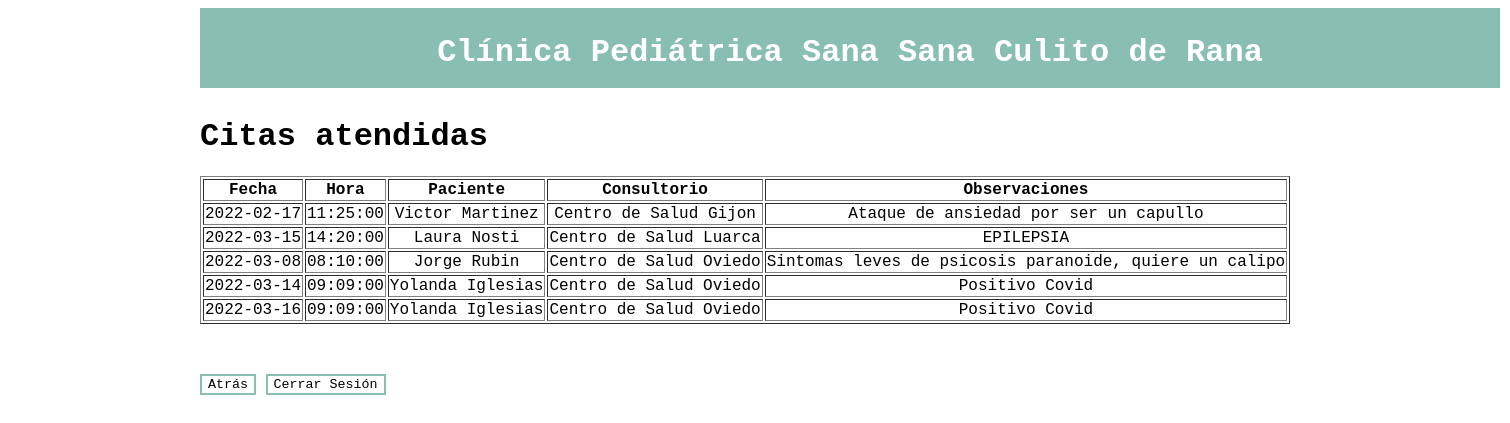
Page /atendidas.php (signed in) on the committed database.
### tables this page shows
CREATE TABLE `citas` (
  `idCita` int(11) NOT NULL,
  `citFecha` date NOT NULL,
  `citHora` time NOT NULL,
  `citPaciente` varchar(10) NOT NULL,
  `citMedico` varchar(10) NOT NULL,
  `citConsultorio` int(11) NOT NULL,
  `citEstado` enum('Asignado','Atendido') NOT NULL DEFAULT 'Asignado',
  `CitObservaciones` text NOT NULL
);

CREATE TABLE `pacientes` (
  `dniPac` varchar(10) NOT NULL,
  `pacNombres` varchar(50) NOT NULL,
  `pacApellidos` varchar(50) NOT NULL,
  `pacFechaNacimiento` date NOT NULL,
  `pacSexo` enum('Masculino','Femenino') NOT NULL
);

CREATE TABLE `consultorios` (
  `idConsultorio` int(11) NOT NULL,
  `conNombre` char(50) NOT NULL
);

### atendidas.php (the view, shortened to what this page needs)
<!DOCTYPE html>
<html lang="es">
<head>
	<link rel="stylesheet" type="text/css" href="css.css">
</head>
<header>
	<h1>Clínica Pediátrica Sana Sana Culito de Rana</h1>
</header>
<body>
	<?php
	if ($_SESSION['perfil']=='Medico') {
	?>
	<h1>Citas atendidas</h1>
	<?php
		$conexion=mysqli_connect($_SESSION['servidor'], $_SESSION['med'], $_SESSION['med'], $_SESSION['basedatos']);
	?>
	<table border="1" style="text-align: center;">
		<tr>
			<th>Fecha</th>
			<th>Hora</th>
			<th>Paciente</th>
			<th>Consultorio</th>
			<th>Observaciones</th>
		</tr>
		<?php
		$dni=$_SESSION['dni'];
		$consulta="SELECT citas.citFecha, citas.citHora, pacientes.pacNombres, pacientes.pacApellidos, consultorios.conNombre, citas.citObservaciones FROM citas, pacientes, consultorios WHERE citas.citMedico='$dni' AND citas.citEstado='Atendido' AND citas.citPaciente=pacientes.dniPac AND citas.citConsultorio=consultorios.idConsultorio;";
		$salida = mysqli_query ($conexion, $consulta);
		$filas=mysqli_num_rows($salida);
		if ($filas>0) {
			while ($array = mysqli_fetch_row($salida)) {
		?>
		<tr>
			<td>
				<?php
				echo ($array[0]);
				?>
			</td>
			<td>
				<?php
				echo ($array[1]);
				?>
			</td>
			<td>
				<?php
				echo ($array[2]." ".$array[3]);
				?>
			</td>
			<td>
				<?php
				echo ($array[4]);
				?>
			</td>
			<td>
				<?php
				echo ($array[5]);
				?>
			</td>
		</tr>
		<?php
			}
		}
		else {
			echo "<tr><td colspan='5'>No hay ninguna cita atendida</td></tr>";
		}
		?>
	</table>
	<p>
		<?php
		echo(" <br> ")
		?>
	</p>
	<div>
		<form action="" method="POST">
			<button type="submit" name="back">Atrás</button>
			<button type="submit" name="cerrarsesion">Cerrar Sesión</button>
		</form>
	</div>
	<?php
	}
	?>
</body>
</html>

### css.css (style rules this page uses)
body { width:1300px; margin-left: 200px; font-family:'Courier New', Courier, monospace; }
header { width: 100%; height: 80px; margin-bottom: 30px; box-sizing: border-box; padding: 5px; color: white; background-color: #89beb3; text-align: center; font-family: 'Courier New', Courier, monospace; }
button { background-color: white; color: black; border: 2px solid #89beb3; font-family: 'Courier New', Courier, monospace; }

### rows in the picture
citas: citFecha "2022-02-17", citHora "11:25:00", pacientes.pacNombres "Victor", pacientes.pacApellidos "Martinez", consultorios.conNombre "Centro de Salud Gijon", CitObservaciones "Ataque de ansiedad por ser un capullo"
citas: citFecha "2022-03-15", citHora "14:20:00", pacientes.pacNombres "Laura", pacientes.pacApellidos "Nosti", consultorios.conNombre "Centro de Salud Luarca", CitObservaciones "EPILEPSIA"
citas: citFecha "2022-03-08", citHora "08:10:00", pacientes.pacNombres "Jorge", pacientes.pacApellidos "Rubin", consultorios.conNombre "Centro de Salud Oviedo", CitObservaciones "Sintomas leves de psicosis paranoide, quiere un calipo"
citas: citFecha "2022-03-14", citHora "09:09:00", pacientes.pacNombres "Yolanda", pacientes.pacApellidos "Iglesias", consultorios.conNombre "Centro de Salud Oviedo", CitObservaciones "Positivo Covid"
citas: citFecha "2022-03-16", citHora "09:09:00", pacientes.pacNombres "Yolanda", pacientes.pacApellidos "Iglesias", consultorios.conNombre "Centro de Salud Oviedo", CitObservaciones "Positivo Covid"
